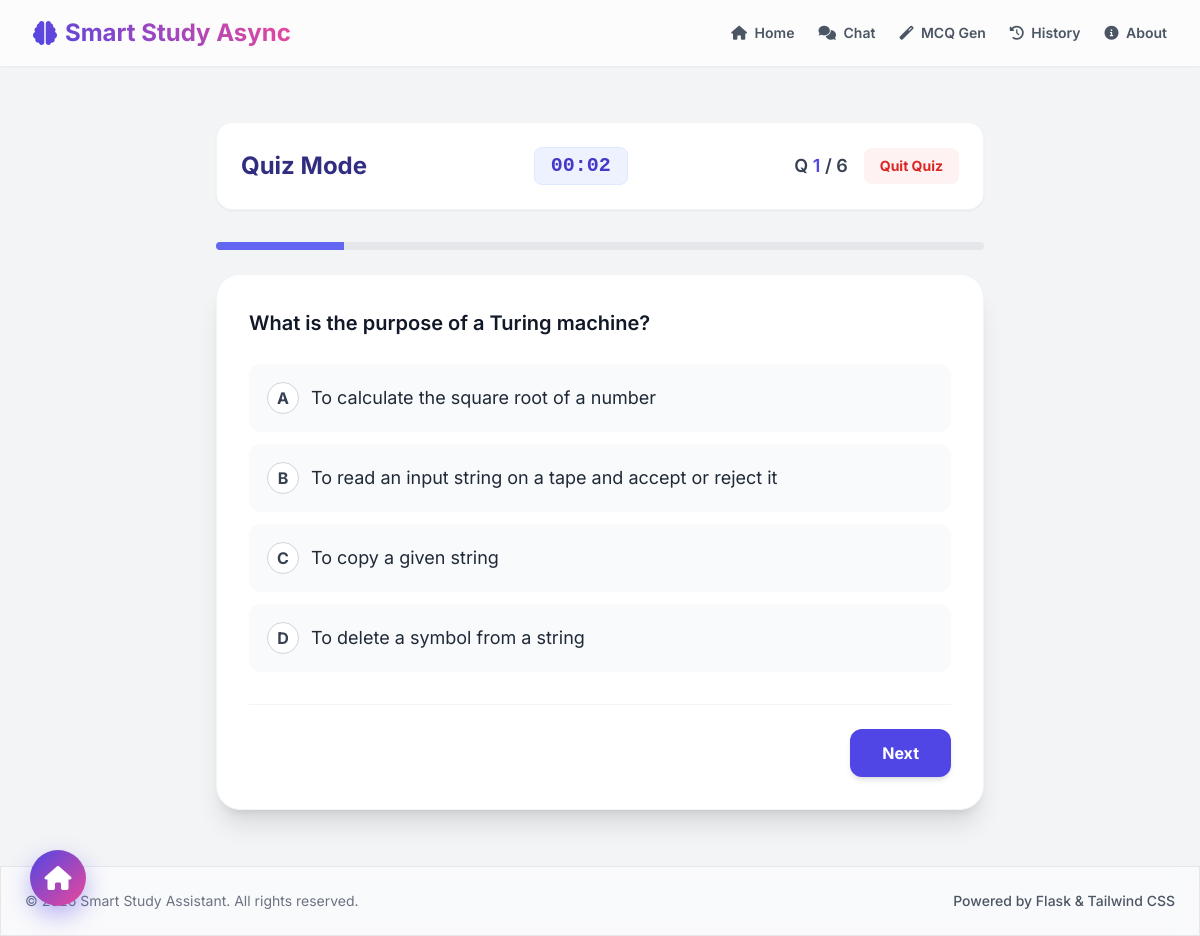
Screenshot of /quiz/11 with the database file from the repository.
### tables this page shows
CREATE TABLE mcqs (
            id INTEGER PRIMARY KEY AUTOINCREMENT,
            set_id INTEGER NOT NULL,
            question TEXT NOT NULL,
            option_a TEXT NOT NULL,
            option_b TEXT NOT NULL,
            option_c TEXT NOT NULL,
            option_d TEXT NOT NULL,
            correct_answer TEXT NOT NULL,
            explanation TEXT NOT NULL,
            FOREIGN KEY (set_id) REFERENCES mcq_sets (id)
        );

### app.py (the view)
@app.route('/quiz/<int:set_id>')
def quiz_page(set_id):
    mcqs = get_mcqs_by_set(set_id)
    if not mcqs:
        return redirect(url_for('history_page'))
    return render_template('quiz.html', set_id=set_id, mcqs=mcqs)

### db.py (called while the page is built)
def get_db_connection():
    conn = sqlite3.connect(DB_PATH, check_same_thread=False)
    conn.row_factory = sqlite3.Row
    return conn

def get_mcqs_by_set(set_id):
    conn = get_db_connection()
    mcqs = conn.execute('SELECT * FROM mcqs WHERE set_id = ? ORDER BY id ASC', (set_id,)).fetchall()
    conn.close()
    return [dict(row) for row in mcqs]

### templates/quiz.html (shortened to what this page needs)
{% extends "base.html" %}
{% block content %}
<div class="w-full max-w-3xl mx-auto my-10">
    <div class="mb-8 bg-white p-6 rounded-2xl shadow-sm border border-gray-100 flex justify-between items-center text-gray-700">
        <h2 class="text-2xl font-bold text-indigo-900 hidden sm:block">Quiz Mode</h2>
        <div class="text-center mx-auto sm:mx-0">
            <div id="timerDisplay" class="font-mono text-xl font-bold bg-indigo-50 text-indigo-700 px-4 py-1 rounded-lg border border-indigo-100">00:00</div>
        </div>
        <div class="flex items-center gap-4">
            <span class="font-semibold text-lg">Q <span id="currentQInfo" class="text-indigo-600">1</span> / <span id="totalQInfo">{{ mcqs|length }}</span></span>
            <button id="quitBtn" class="bg-red-50 hover:bg-red-600 text-red-600 hover:text-white px-4 py-2 rounded-lg font-bold transition text-sm">Quit Quiz</button>
        </div>
    </div>
    <div class="mb-6 relative w-full h-2 bg-gray-200 rounded-full overflow-hidden">
        <div id="progressBar" class="absolute top-0 left-0 h-full bg-indigo-500 transition-all duration-300 w-0"></div>
    </div>
    <div id="quizContainer" class="bg-white rounded-3xl shadow-xl p-8 border border-gray-100 relative min-h-[400px]">
        {% for mcq in mcqs %}
        <div class="question-pane hidden space-y-6" data-index="{{ loop.index0 }}" data-correct="{{ mcq.correct_answer }}">
            <h3 class="text-xl font-semibold text-gray-900 leading-relaxed">{{ mcq.question }}</h3>
            <div class="space-y-3 options-container">
                {% set outer_idx = loop.index0 %}
                {% for opt_key, opt_val in {'A': mcq.option_a, 'B': mcq.option_b, 'C': mcq.option_c, 'D': mcq.option_d}.items() %}
                <label class="option-label block relative cursor-pointer group">
                    <div class="bg-gray-50 border-2 border-transparent rounded-xl p-4 peer-checked:border-indigo-500 peer-checked:bg-indigo-50 transition group-hover:bg-gray-100 flex items-center gap-3 option-box">
                        <span class="w-8 h-8 rounded-full bg-white text-gray-700 font-bold border border-gray-300 flex items-center justify-center shrink-0 peer-checked:bg-indigo-600 peer-checked:text-white peer-checked:border-transparent transition option-letter">{{ opt_key }}</span>
                        <span class="text-gray-800 text-lg">{{ opt_val }}</span>
                    </div>
                </label>
                {% endfor %}
            </div>
        </div>
        {% endfor %}
        <div class="mt-8 flex justify-between items-center border-t border-gray-100 pt-6">
            <button id="nextBtn" class="bg-indigo-600 text-white px-8 py-3 rounded-xl font-bold shadow-md hover:bg-indigo-700 transition">Next</button>
        </div>
    </div>
</div>
{% endblock %}

### templates/base.html (style rules this page uses)
body { font-family: 'Inter', sans-serif; background-color: #f3f4f6; }

### rows the page displays
mcqs: question "What is the purpose of a Turing machine?", opt_key "A", option_a "To calculate the square root of a number", correct_answer "B", option_b "To read an input string on a tape and accept or reject it", opt_key "C", option_c "To copy a given string", opt_key "D", option_d "To delete a symbol from a string"

### other values shown
{{ mcqs|length }} "6"
